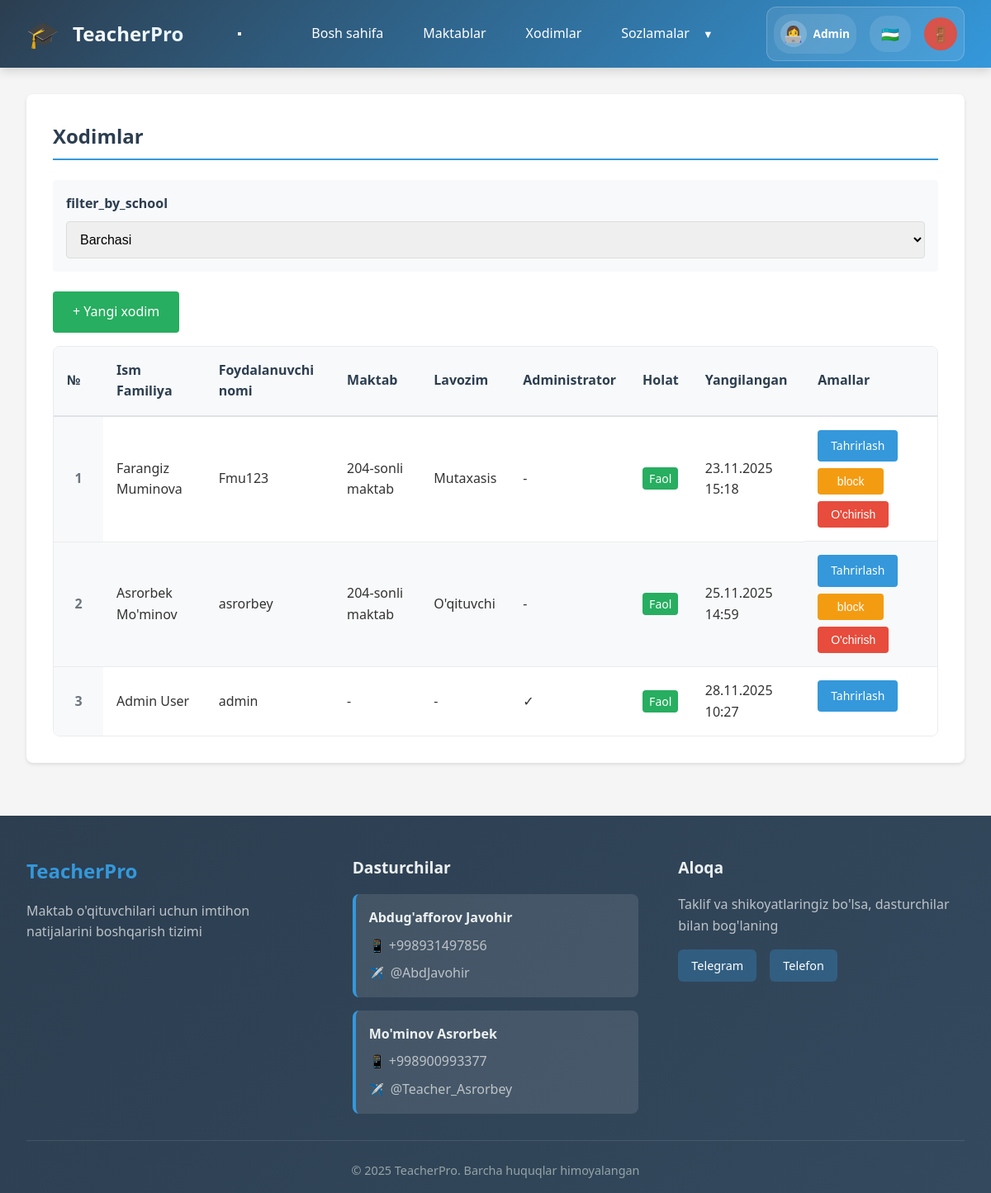
The app's page /admin/employees (signed in), older data.
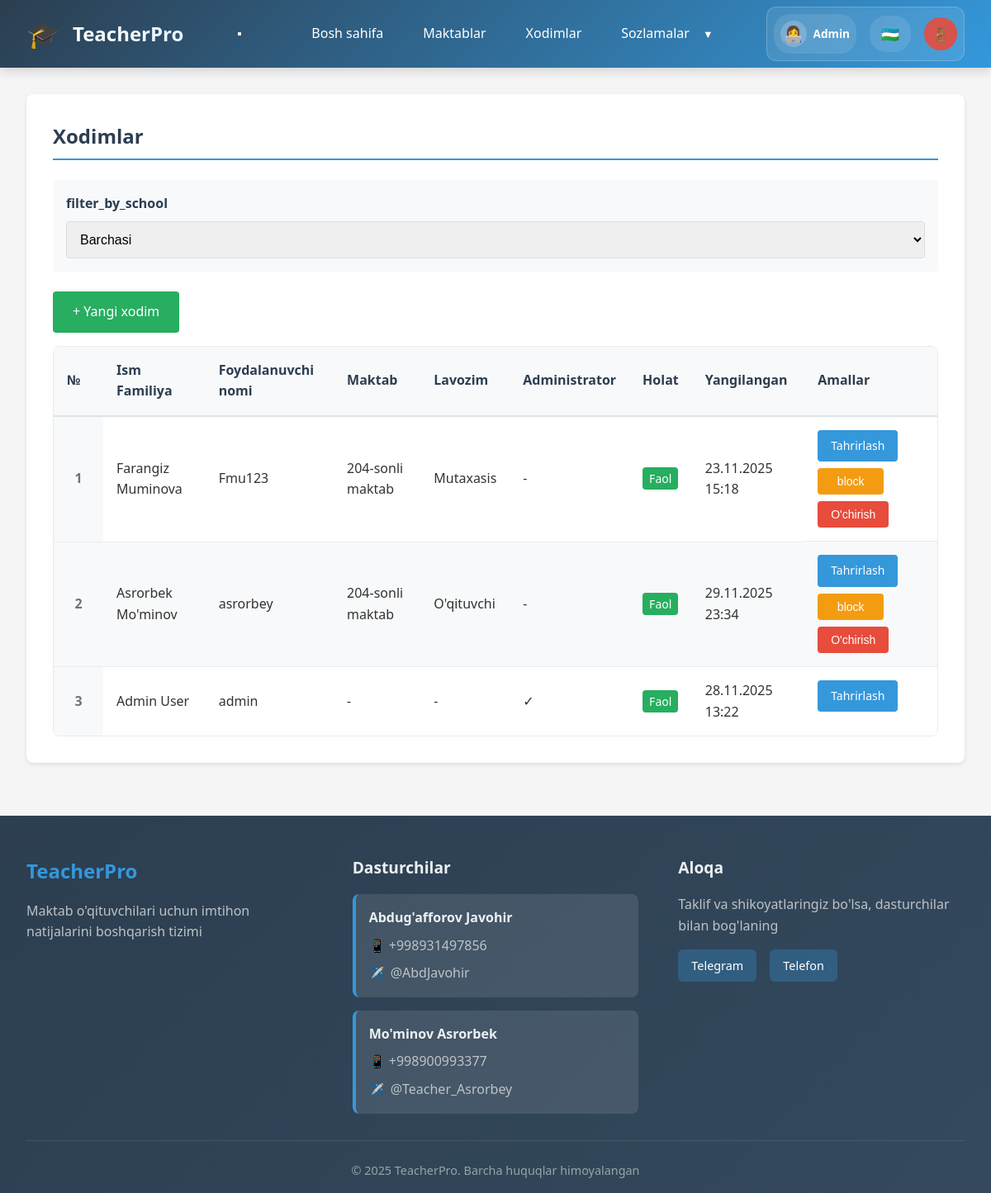
The same page, newer data.
### models.py (models this page shows, shortened)
class Base(DeclarativeBase):
    pass

class Employee(Base):
    __tablename__ = 'employees'
    id = Column(Integer, primary_key=True)
    username = Column(String(80), unique=True, nullable=False)
    password_hash = Column(String(200), nullable=False)
    first_name = Column(String(100), nullable=False)
    last_name = Column(String(100), nullable=False)
    email = Column(String(100))
    is_admin = Column(Boolean, default=False)
    is_active = Column(Boolean, default=True)
    school_id = Column(Integer, ForeignKey('schools.id'), nullable=True)
    staff_title_id = Column(Integer, ForeignKey('staff_titles.id'), nullable=True)
    created_at = Column(DateTime, default=datetime.utcnow)
    updated_at = Column(DateTime, default=datetime.utcnow, onupdate=datetime.utcnow)
    school = relationship('School', back_populates='employees')
    staff_title = relationship('StaffTitle', back_populates='employees')
    assigned_classes = relationship('SchoolClass', secondary='teacher_classes', back_populates='assigned_teachers')
    assigned_subjects = relationship('Subject', secondary='teacher_subjects', back_populates='assigned_teachers')

class School(Base):
    __tablename__ = 'schools'
    id = Column(Integer, primary_key=True)
    name = Column(String(200), nullable=False)
    address = Column(Text)
    phone = Column(String(50))
    email = Column(String(100))
    created_at = Column(DateTime, default=datetime.utcnow)
    employees = relationship('Employee', back_populates='school', cascade='all, delete-orphan')
    classes = relationship('SchoolClass', back_populates='school', cascade='all, delete-orphan')

class StaffTitle(Base):
    __tablename__ = 'staff_titles'
    id = Column(Integer, primary_key=True)
    title = Column(String(100), nullable=False, unique=True)
    employees = relationship('Employee', back_populates='staff_title')

### routers/admin.py (the view)
@router.get("/employees", response_class=HTMLResponse)
async def employees_list(
    request: Request,
    school_id: Optional[str] = None,
    db: AsyncSession = Depends(get_db)
):
    if school_id and school_id.strip():
        try:
            school_id_int = int(school_id)
        except ValueError:
            school_id_int = None
    if school_id:
        result = await db.execute(
            select(Employee)
            .options(selectinload(Employee.school), selectinload(Employee.staff_title))
            .where(Employee.school_id == school_id_int)
        )
    else:
        result = await db.execute(
            select(Employee)
            .options(selectinload(Employee.school), selectinload(Employee.staff_title))
            .order_by(Employee.created_at.desc())
        )
    employees = result.scalars().all()
    schools_result = await db.execute(select(School))
    schools = schools_result.scalars().all()
    context = await get_template_context(request)
    context.update({'employees': employees, 'schools': schools})
    return templates.TemplateResponse('admin/employees.html', context)

### templates/admin/employees.html (shortened to what this page needs)
{% extends "base.html" %}
{% block content %}
<div class="card">
    <h2>{{ _('employees') }}</h2>
    <div class="filter-box">
        <form method="GET">
            <div style="display: flex; gap: 1rem; align-items: end;">
                <div class="form-group" style="flex: 1; margin-bottom: 0;">
                    <label for="school_id">{{ _('filter_by_school') }}</label>
                    <select id="school_id" name="school_id" onchange="this.form.submit()">
                        <option value="">{{ _('all') }}</option>
                    </select>
                </div>
            </div>
        </form>
    </div>
    <div style="margin-bottom: 1rem;">
        <a href="{{ url_for('add_employee') }}" class="btn btn-success">+ {{ _('new_employee') }}</a>
    </div>
    {% if employees %}
    <div class="table-container">
        <table>
            <thead>
                <tr>
                    <th width="60">{{ _('number') }}</th>
                    <th>{{ _('first_name') }} {{ _('last_name') }}</th>
                    <th>{{ _('username') }}</th>
                    <th>{{ _('school') }}</th>
                    <th>{{ _('staff_title') }}</th>
                    <th>{{ _('admin') }}</th>
                    <th>{{ _('status') }}</th>
                    <th>{{ _('updated_at') }}</th>
                    <th>{{ _('actions') }}</th>
                </tr>
            </thead>
            <tbody>
                {% for employee in employees %}
                <tr>
                    <td class="row-number">{{ loop.index }}</td>
                    <td>{{ employee.first_name }} {{ employee.last_name }}</td>
                    <td>{{ employee.username }}</td>
                    <td>
                        {% if employee.school_id %}
                        {% for school in schools %}
                        {% if school.id == employee.school_id %}
                        {{ school.name }}
                        {% endif %}
                        {% endfor %}
                        {% else %}
                        -
                        {% endif %}
                    </td>
                    <td>
                        {% if employee.staff_title %}
                        {{ employee.staff_title.title }}
                        {% else %}
                        -
                        {% endif %}
                    </td>
                    <td>{% if employee.is_admin %}✓{% else %}-{% endif %}</td>
                    <td>
                        {% if employee.is_active %}
                        <span class="status-active">{{ _('active') }}</span>
                        {% else %}
                        <span class="status-inactive">{{ _('inactive') }}</span>
                        {% endif %}
                    </td>
                    <td>{{ employee.updated_at.strftime('%d.%m.%Y %H:%M') }}</td>
                    <td class="action-buttons">
                        <a href="{{ url_for('edit_employee', id=employee.id) }}" class="btn btn-primary btn-sm">{{
                            _('edit')
                            }}</a>
                        {% if employee.id != session.user_id %}
                        <form method="POST" action="{{ url_for('toggle_employee_status', id=employee.id) }}"
                            style="display: inline;">
                            <button type="submit" class="btn btn-warning btn-sm">
                                {% if employee.is_active %}{{ _('block') }}{% else %}{{ _('activate') }}{% endif %}
                            </button>
                        </form>
                        <form method="POST" action="{{ url_for('delete_employee', id=employee.id) }}"
                            style="display: inline;" onsubmit="return confirmDelete();">
                            <button type="submit" class="btn btn-danger btn-sm">{{ _('delete') }}</button>
                        </form>
                        {% endif %}
                    </td>
                </tr>
                {% endfor %}
            </tbody>
        </table>
    </div>
    {% else %}
    <div class="no-data">
        <p>{{ _('no_data') }}</p>
    </div>
    {% endif %}
</div>
{% endblock %}

### templates/base.html (shortened to what this page needs)
<!DOCTYPE html>
<html lang="{{ current_language }}">
<head>
    <link rel="stylesheet" href="{{ url_for('static', filename='style.css') }}">
</head>
<body>
    <nav class="navbar">
        <div class="nav-brand">
            <div class="nav-icon">🎓</div>
            <h1>{{ _('app_name') }}</h1>
        </div>
        <button class="hamburger-menu" id="hamburgerMenu">
        </button>
        <div class="nav-links">
            {% if session.user_id %}
            <div class="nav-menu" id="navMenu">
                {% if session.is_admin %}
                <a href="{{ url_for('admin_dashboard') }}"
                    class="nav-link {% if request.endpoint == 'admin_dashboard' %}active{% endif %}">
                    {{ _('dashboard') }}
                </a>
                <a href="{{ url_for('schools_list') }}"
                    class="nav-link {% if request.endpoint == 'schools_list' %}active{% endif %}">
                    {{ _('schools') }}
                </a>
                <a href="{{ url_for('employees_list') }}"
                    class="nav-link {% if request.endpoint == 'employees_list' %}active{% endif %}">
                    {{ _('employees') }}
                </a>
                <div class="nav-dropdown" id="settingsDropdown">
                    <a href="#" class="nav-link">
                        {{ _('settings') }}
                        <span class="dropdown-arrow">▼</span>
                    </a>
                </div>
                {% endif %}
            </div>
            <div class="nav-user" id="navUser">
                <div class="user-info-compact">
                    <span class="user-avatar">👩‍💻</span>
                    <span class="user-name-short">{{ session.full_name.split(' ')[0] }}</span>
                </div>
                <div class="language-selector-compact">
                    <div class="language-current" id="languageCurrent">
                        {% if current_language == 'uz' %}🇺🇿{% endif %}
                    </div>
                </div>
                <a href="{{ url_for('logout') }}" class="logout-btn-compact" title="{{ _('logout') }}">
                    <span class="logout-icon">🚪</span>
                </a>
            </div>
            {% endif %}
        </div>
    </nav>
    <div class="container">
        {% block content %}{% endblock %}
    </div>
    <footer class="footer">
        <div class="footer-content">
            <div class="footer-section">
                <h3>{{ _('app_name') }}</h3>
                <p>{{ _('footer_description') }}</p>
            </div>
            <div class="footer-section">
                <h4>{{ _('developers') }}</h4>
                <div class="developer-info">
                    <div class="developer">
                        <strong>Abdug'afforov Javohir</strong>
                        <div class="developer-contacts">
                            <span class="contact-item">📱 +998931497856</span>
                            <a href="https://t.me/AbdJavohir" class="contact-link" target="_blank">
                                <span class="telegram-icon">✈️</span> @AbdJavohir
                            </a>
                        </div>
                    </div>
                    <div class="developer">
                        <strong>Mo'minov Asrorbek</strong>
                        <div class="developer-contacts">
                            <span class="contact-item">📱 +998900993377</span>
                            <a href="https://t.me/Teacher_Asrorbey" class="contact-link" target="_blank">
                                <span class="telegram-icon">✈️</span> @Teacher_Asrorbey
                            </a>
                        </div>
                    </div>
                </div>
            </div>
            <div class="footer-section">
                <h4>{{ _('contact') }}</h4>
                <p>{{ _('footer_contact_description') }}</p>
                <div class="footer-links">
                    <a href="https://t.me/AbdJavohir" class="footer-link" target="_blank">Telegram</a>
                    <a href="tel:+998931497856" class="footer-link">{{ _('phone') }}</a>
                </div>
            </div>
        </div>
        <div class="footer-bottom">
            <p>&copy; 2025 {{ _('app_name') }}. {{ _('all_rights_reserved') }}</p>
        </div>
    </footer>
</body>
</html>

Row changes from the older to the newer data that the page shows:
changed Employee "Asrorbek": updated_at "25.11.2025 14:59" → "29.11.2025 23:34"
changed Employee "Admin": updated_at "28.11.2025 10:27" → "28.11.2025 13:22"
